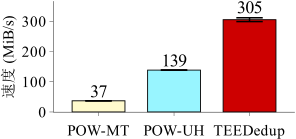

Reproduce this figure in R.
if(require("scales")){
  print("scales is loaded correctly")
} else {
  print("trying to install scales")
  install.packages("scales")
  if(require(scales)){
    print("scales installed and loaded")
  } else {
    stop("could not install scales")
  }
}

if(require("ggplot2")){
  print("ggplot2 is loaded correctly")
} else {
  print("trying to install ggplot2")
  install.packages("ggplot2")
  if(require(ggplot2)){
    print("ggplot2 installed and loaded")
  } else {
    stop("could not install ggplot2")
  }
}

if(require("RColorBrewer")){
  print("RColorBrewer is loaded correctly")
} else {
  print("trying to install RColorBrewer")
  install.packages("RColorBrewer")
  if(require(RColorBrewer)){
    print("RColorBrewer installed and loaded")
  } else {
    stop("could not install RColorBrewer")
  }
}
library(grid)
library(ggplot2)
library(extrafont)
require(scales)
font_import()
loadfonts()

mywidth=3
myheight=1.5
my_color=c("lemonchiffon1","cadetblue1","red3")
if(T){
    x1 <- read.table("./expa4_powPerformance_data.txt",header=TRUE)
    snapshot_name=c("SYN")
    type_name=c("POW-MT","POW-UH","TEEDedup")
    x_name= c("POW-MT","POW-UH","TEEDedup")
    x1$type <- factor(x1$type, levels=type_name)
    x1$snapshot <- factor(x1$snapshot, levels=snapshot_name)
    cairo_pdf(file="./expa4_powPerformance.pdf",  width=mywidth, height=myheight)
    ggplot(data=x1, aes(x=type, y=(interval), fill=type)) +
    geom_bar(stat="identity", position=position_dodge(0.9), colour="black", width=0.7, size=0.3) +
    geom_errorbar(aes(x=type,ymin=interval-fraction, ymax=interval+fraction), width=0.35, colour="black", position=position_dodge(0.9)) + 
    coord_cartesian(ylim=c(16, 350),xlim=c(1,3)) +
    scale_y_continuous(breaks=seq(0, 300, 100), labels=format(seq(0, 300, 100), scientific=FALSE)) +
    scale_x_discrete(breaks=type_name, labels=x_name) +
    scale_fill_manual(values=my_color, name="", breaks=type_name, labels=type_name) +
    # guides(fill=guide_legend(nrow=1)) + 
    ylab("速度 (MiB/s)") +
    xlab("") +
    theme_bw() +
    theme(
      panel.grid.major=element_blank(), panel.grid.minor=element_blank(),
	    panel.background=element_blank(), 
	    panel.border = element_blank(),
		  # panel.border=element_rect(size=0.5),
		  axis.line=element_line(colour="black", size=0.15),
		  axis.ticks=element_line(size=0.15),
	    # axis.text.x=element_text(margin=margin(5,0,0,0), angle=0, hjust=0.5, colour="black", size=rel(0)),
      axis.text.x=element_text(margin=margin(5,0,0,0), angle=0,vjust=0.6, hjust=0.5, colour="black", size=11,family="Times New Roman"),
	    axis.title.y=element_text(size=11, hjust=0.5,family="Times New Roman"),
	    axis.text.y=element_text(margin=margin(0,2,0,0),colour="black",size=11,family="Times New Roman"),
	    axis.title.x=element_text(size=rel(0)),
	    legend.key.size=unit(0.5, "cm"),
      legend.direction="vertical",
      legend.text=element_text(size=22),
	    # legend.position=c(0.35,0.8),
      legend.position="none",
      legend.margin = margin(t = 0, unit='cm'),
      plot.margin=unit(c(0.1,0.1,0.1,0.1), "cm")
    ) + 
    annotate("text", x = 1, y = 37+20+10, label = "37", size=4.5, angle=0, color="black",family="Times New Roman") +
    annotate("text", x = 2, y = 139+20+10, label = "139", size=4.5, angle=0, color="black",family="Times New Roman") +
    annotate("text", x = 3, y = 305+20+20, label = "305", size=4.5, angle=0, color="black",family="Times New Roman")
}
